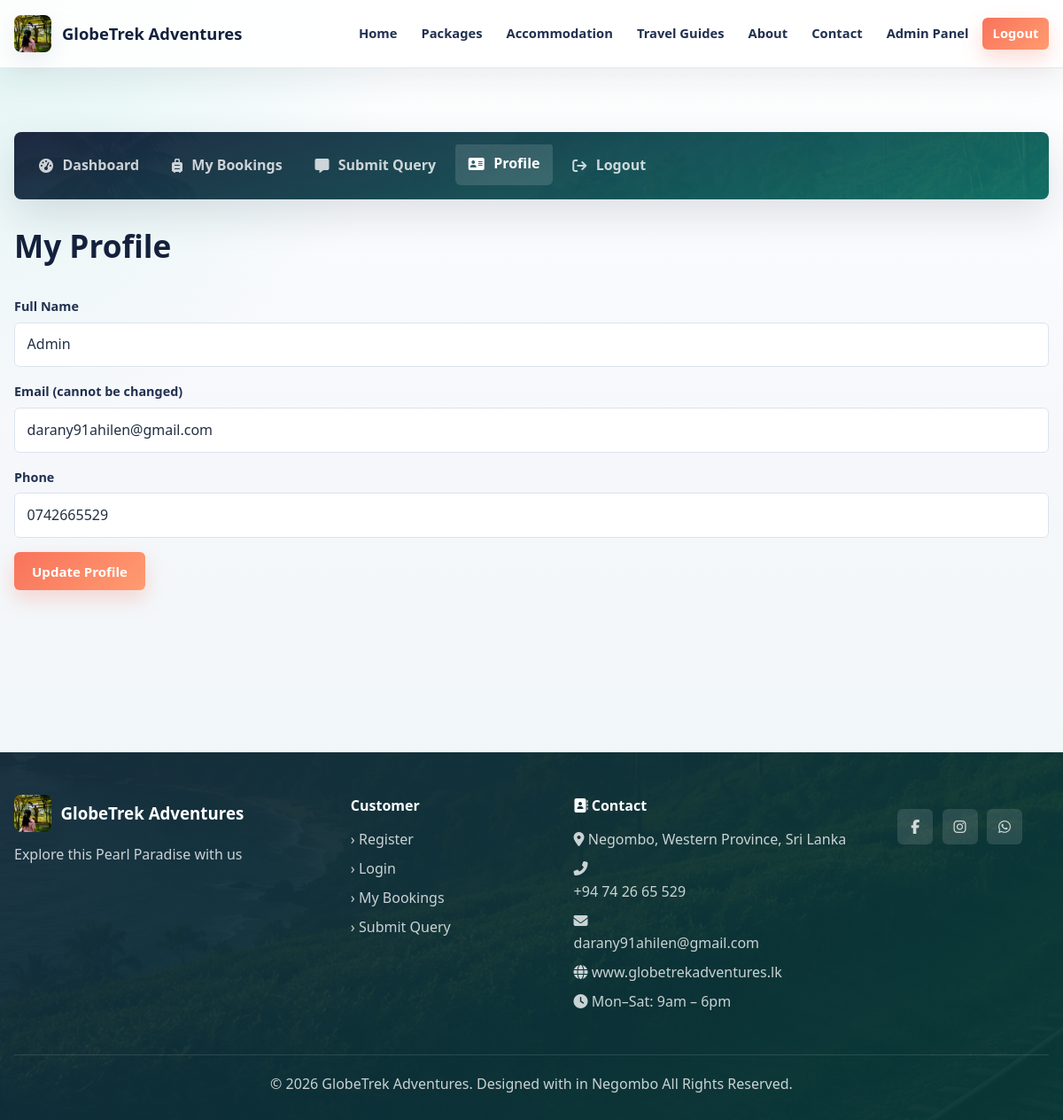
Screenshot of /index.php?url=customer/profile (signed in) with the database file from the repository.
### tables this page shows
CREATE TABLE `users` (
  `id` int(11) NOT NULL,
  `full_name` varchar(100) NOT NULL,
  `email` varchar(100) NOT NULL,
  `phone` varchar(20) DEFAULT NULL,
  `password` varchar(255) NOT NULL,
  `role` enum('customer','staff','admin') DEFAULT 'customer',
  `status` enum('active','inactive') DEFAULT 'active',
  `created_at` datetime DEFAULT current_timestamp(),
  `reset_token` varchar(100) DEFAULT NULL,
  `reset_expires` datetime DEFAULT NULL
);

### controllers/CustomerController.php (called while the page is built, shortened)
<?php
class CustomerController {
    private $db;
    public function __construct() {
        $database = new Database();
        $this->db = $database->getConnection();
    }
    public function profile() {
        $userModel = new User($this->db);
        $user = $userModel->findById($_SESSION['user_id']);
        require_once BASE_PATH . '/views/customer/profile.php';
    }
}
?>

### config/database.php (called while the page is built, shortened)
<?php
class Database {
    private $host = 'localhost';
    private $dbname = 'globetrek_adv';
    private $username = 'root';
    private $password = '';
    public function getConnection() {
        $this->conn = null;
        try {
            $this->conn = new PDO(
                "mysql:host={$this->host};dbname={$this->dbname};charset=utf8",
                $this->username,
                $this->password
            );
            $this->conn->setAttribute(PDO::ATTR_ERRMODE, PDO::ERRMODE_EXCEPTION);
            $this->conn->setAttribute(PDO::ATTR_DEFAULT_FETCH_MODE, PDO::FETCH_ASSOC);
        } catch(PDOException $e) {
            error_log("Connection Error: " . $e->getMessage());
            die(json_encode(['error' => 'Database connection failed']));
        }
        return $this->conn;
    }
}
?>

### models/User.php (called while the page is built, shortened)
<?php
class User {
    private $conn;
    private $table = 'users';
    public function __construct($db) {
        $this->conn = $db;
    }
    public function findById($id) {
        $sql = "SELECT * FROM {$this->table} WHERE id = :id LIMIT 1";
        $stmt = $this->conn->prepare($sql);
        $stmt->bindParam(':id', $id);
        $stmt->execute();
        return $stmt->fetch();
    }
}
?>

### views/customer/profile.php (the view, shortened to what this page needs)
<?php require_once 'views/layouts/header.php'; ?>
<section class="section">
    <div class="container">
        <div class="dashboard-layout customer-account-layout">
            <aside class="dashboard-sidebar customer-account-nav">
                <nav class="dash-nav">
                    <a href="<?= BASE_URL ?>/?url=customer/dashboard">
                        <i class="fas fa-gauge-high"></i> Dashboard
                    </a>
                    <a href="<?= BASE_URL ?>/?url=customer/mybookings">
                        <i class="fas fa-suitcase-rolling"></i> My Bookings
                    </a>
                    <a href="<?= BASE_URL ?>/?url=customer/query">
                        <i class="fas fa-message"></i> Submit Query
                    </a>
                    <a href="<?= BASE_URL ?>/?url=customer/profile" class="active">
                        <i class="fas fa-address-card"></i> Profile
                    </a>
                    <a href="<?= BASE_URL ?>/?url=auth/logout">
                        <i class="fas fa-arrow-right-from-bracket"></i> Logout
                    </a>
                </nav>
            </aside>
            <div class="dashboard-main">
                <h2>My Profile</h2>
                <form method="POST" class="profile-form">
                    <div class="form-group">
                        <label>Full Name</label>
                        <input type="text" name="full_name"
                               value="<?= htmlspecialchars($user['full_name']) ?>" required>
                    </div>
                    <div class="form-group">
                        <label>Email (cannot be changed)</label>
                        <input type="email" value="<?= htmlspecialchars($user['email']) ?>" disabled>
                    </div>
                    <div class="form-group">
                        <label>Phone</label>
                        <input type="tel" name="phone"
                               value="<?= htmlspecialchars($user['phone']) ?>">
                    </div>
                    <button type="submit" class="btn-primary">Update Profile</button>
                </form>
            </div>
        </div>
    </div>
</section>
<?php require_once 'views/layouts/footer.php'; ?>

### rows the page displays
users: full_name "Admin", email "darany91ahilen@gmail.com", phone "0742665529"
